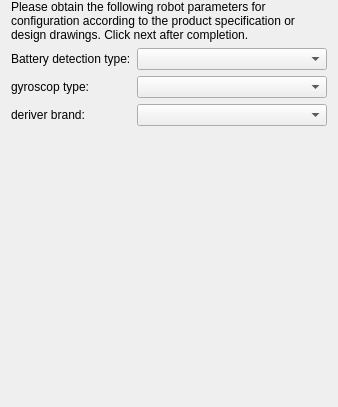
<?xml version="1.0" encoding="UTF-8"?>
<ui version="4.0">
 <class>GuidSimpleDevice</class>
 <widget class="QWidget" name="GuidSimpleDevice">
  <property name="geometry">
   <rect>
    <x>0</x>
    <y>0</y>
    <width>338</width>
    <height>407</height>
   </rect>
  </property>
  <property name="windowTitle">
   <string>Form</string>
  </property>
  <layout class="QVBoxLayout" name="verticalLayout" stretch="1,9">
   <property name="topMargin">
    <number>0</number>
   </property>
   <item>
    <widget class="QLabel" name="label_4">
     <property name="text">
      <string>Please obtain the following robot parameters for configuration according to the product specification or design drawings. Click next after completion.</string>
     </property>
     <property name="wordWrap">
      <bool>true</bool>
     </property>
    </widget>
   </item>
   <item>
    <layout class="QFormLayout" name="formLayout">
     <item row="0" column="0">
      <widget class="QLabel" name="label_3">
       <property name="text">
        <string>Battery detection type:</string>
       </property>
      </widget>
     </item>
     <item row="0" column="1">
      <widget class="customComboBox" name="comboBox_batteryType"/>
     </item>
     <item row="1" column="0">
      <widget class="QLabel" name="label_2">
       <property name="text">
        <string>gyroscop type:</string>
       </property>
      </widget>
     </item>
     <item row="1" column="1">
      <widget class="customComboBox" name="comboBox_gyroType"/>
     </item>
     <item row="2" column="0">
      <widget class="QLabel" name="label_5">
       <property name="text">
        <string>deriver brand:</string>
       </property>
      </widget>
     </item>
     <item row="2" column="1">
      <widget class="customComboBox" name="comboBox_driverBrand"/>
     </item>
    </layout>
   </item>
  </layout>
 </widget>
 <customwidgets>
  <customwidget>
   <class>customComboBox</class>
   <extends>QComboBox</extends>
   <header>ModelCustomWidget.h</header>
  </customwidget>
 </customwidgets>
 <resources/>
 <connections/>
</ui>
